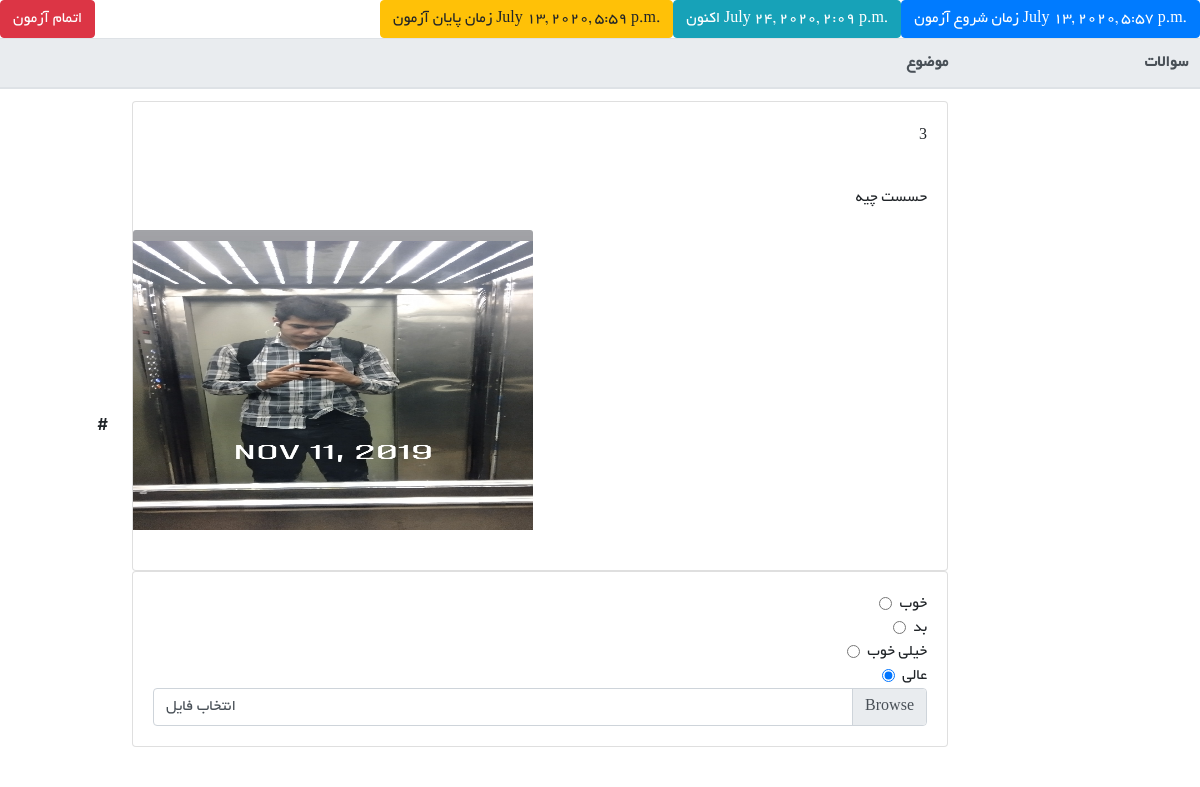
/exam/attend/3/3, run on the app's committed database.
### exam/models.py (models this page shows, shortened)
class Exam(models.Model):
    name = models.CharField(max_length = 500)
    time_starts = models.DateTimeField()
    time_ends = models.DateTimeField()
    dars = models.ForeignKey(Dars , on_delete=models.CASCADE)
    class Meta:
        verbose_name_plural = 'امتحانات'

class Question(models.Model):
    name = models.CharField(max_length = 300 , null =True , blank=True)
    number = models.IntegerField(default=1 , null=False)
    question = models.CharField(max_length=500  , blank= False , null = False)
    image = models.ImageField(upload_to = 'questions/test' , null =True , blank = True)
    exam = models.ForeignKey(Exam , on_delete=models.CASCADE)
    time_considered_to_solve_in_seconds = models.IntegerField(default=1)
    choice_one = models.CharField(max_length=500 , null=True , blank = True)
    choice_two = models.CharField(max_length=500 , null= True , blank = True)
    choice_three = models.CharField(max_length=500 , null = True , blank = True)
    choice_four = models.CharField(max_length=500 , null = True , blank = True)
    correct_ans = models.IntegerField(validators=[MinValueValidator(1),
                                       MaxValueValidator(4)] )
    class Meta:
        ordering = ('number' , )
        verbose_name_plural = 'سوالات'
    def __str__(self):
        return self.question

### exam/views.py (the view)
# urls.py: path('attend/<int:exam_pk>/<int:question_pk>' , attend, name = 'attend'),
def attend(request , template_name = 'exam/attend.html' , exam_pk = None  , question_pk = None):
    this_exam = get_object_or_404(Exam , id = exam_pk)
    ans = AnswerForm(request.POST or None )
    questions = Question.objects.filter(exam = this_exam)
    this = Question.objects.get(id = question_pk)
    print(this)
    time = timezone.now()
    return render(request , template_name , {'exam' : this_exam , 'questions' : questions , 'this' : this , 'ans' : ans , 'time': time})

### exam/forms.py
class AnswerForm(forms.ModelForm):
    class Meta:
        model = Answer
        fields = ('answer' ,  'question' , 'image' , 'selected_choice' , 'student' , 'is_seened' , 'is_solved')
    def __init__(self, *args, **kwargs):
        super(AnswerForm, self).__init__(*args, **kwargs)

### exam/templates/exam/attend.html (shortened to what this page needs)
<!DOCTYPE html>
<html lang="en">
<head>
    {% include 'exam/links.html' %}
</head>
<body>
<div >
    {% load jalali_tags %}
    <button style='float:right ; font-family: "byekan" ; ' class="btn btn-primary"  >    زمان شروع آزمون  {{ exam.time_starts|to_jalali:' %H:%M' }}</button>
  <div class="container">
    <button style='float:right ; font-family: "byekan" ; ' class="btn btn-info"  >    اکنون {{ time|to_jalali:' %H:%M' }}</button>
    <button style='float:right ; font-family: "byekan" ; ' class="btn btn-warning"  >    زمان پایان آزمون  {{ exam.time_ends|to_jalali:' %H:%M:%S' }}</button>
</div>
 <button  style='float:left ; font-family: "byekan"' class='btn btn-danger'>  اتمام آزمون  </button>
<div>
    <table class="table">
        <thead class="thead-light">
          <tr style="font-family: 'byekan'; " >
            <th scope="col" width='10%' style="align-content: center; text-align: right;" ></th>
            <th scope="col" id='this_question' width = '70%' style="align-content: center; text-align: right;">موضوع</th>
            <th scope="col" width = '20%' style="align-content: center; text-align: right;">سوالات</th>
          </tr>
        </thead>
        <tbody>
        <tr>
            <th scope="row" style="align-content: center; text-align: right;">#</th>
            {% include 'exam/center.html' %}
           {% include 'exam/right_side_questions.html' %}
           </tr>
        </tbody>
      </table>
      </div>
    </div>
</body>
</html>

### exam/templates/exam/center.html (shortened to what this page needs)
<td style="align-content: center; text-align: right;" >
<div style = 'font-family:"byekan"'>
    <div class="card" style="align-items: right;">
        <div class="card-body" style="font-family: serif;">
          {{this.number}}
        </div>
        <div class="card-body">
            {{this.question}}
        </div>
        <img class="card-img-top" src={{this.image.url}} alt="Card image cap" style="width: 400px;"  height="300px">
        <div class="card-body">
        </div>
      </div>
      <div >
   <form>
      <div class="card">
        <div class="card-body">
          <div class="form-check">
            <input type="radio" class="form-check-input" id="materialGroupExample1" name="groupOfMaterialRadios">
            <label class="form-check-label" for="materialGroupExample1">{{this.choice_one}}</label>
          </div>
          <div class="form-check">
            <input type="radio" class="form-check-input" id="materialGroupExample2" name="groupOfMaterialRadios" checked>
            <label class="form-check-label" for="materialGroupExample2">{{this.choice_two}}</label>
          </div>
          <div class="form-check">
            <input type="radio" class="form-check-input" id="materialGroupExample3" name="groupOfMaterialRadios">
            <label class="form-check-label" for="materialGroupExample3">{{this.choice_three}}</label>
          </div>
          <div class="form-check">
            <input type="radio" class="form-check-input" id="materialGroupExample2" name="groupOfMaterialRadios" checked>
            <label class="form-check-label" for="materialGroupExample2">{{this.choice_four}}</label>
          </div>
          <div class="custom-file" style="align-content: left; text-align: left;">
            <label class="custom-file-label" for="customFile" style="font-family: 'byekan';">انتخاب فایل</label>
          </div>
        </div>
      </div>
      </form>
      </div>
</div>
</td>

### data on the page
Exam: time_starts|to_jalali "July 13, 2020, 5:57 p.m.", time_ends|to_jalali "July 13, 2020, 5:59 p.m."
Question: number "3", question "حسست چیه", image (picture), choice_one "خوب", choice_two "بد", choice_three "خیلی خوب", choice_four "عالی"
